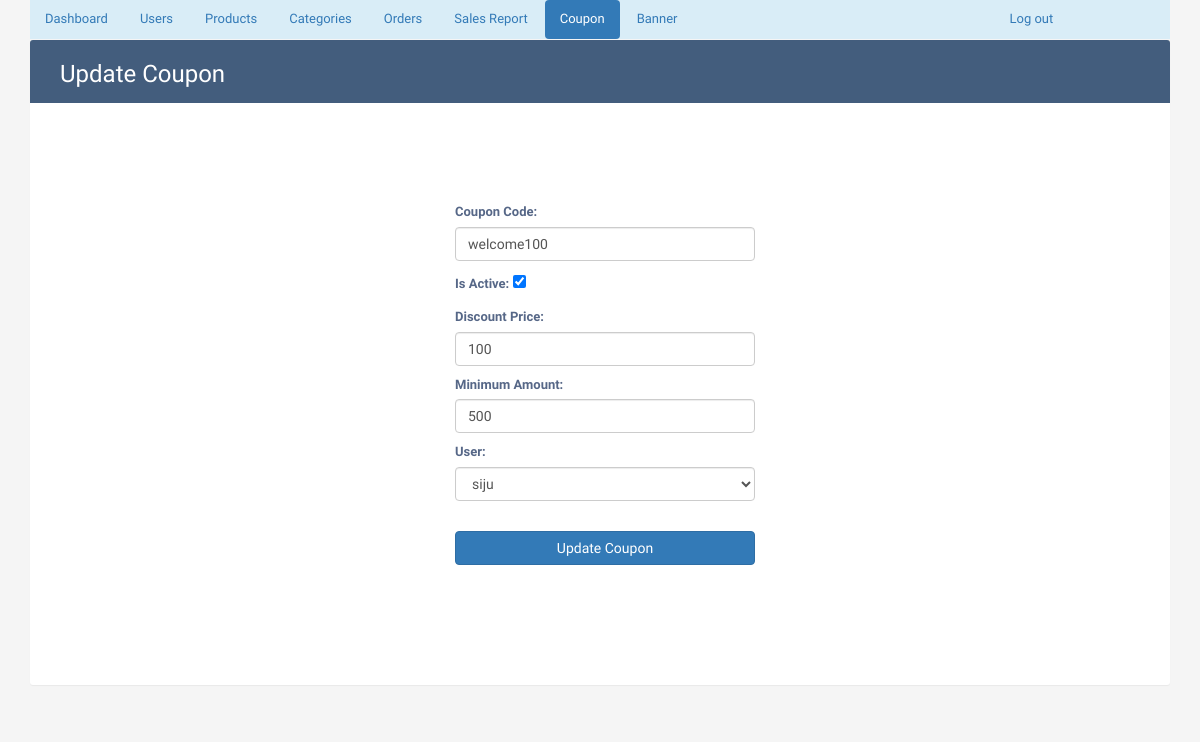
/updatecoupon/?uid=2 (signed in), run on the app's committed database.
### phase/models.py (models this page shows, shortened)
class Coupon(models.Model):
    coupon_code=models.CharField(max_length=30)
    is_active=models.BooleanField(default=False)
    discount_price=models.IntegerField(default=0)
    minimum_amount=models.IntegerField(default=500)
    applied=models.BooleanField(default=False)
    user=models.ForeignKey(UserDetail, on_delete=models.CASCADE, null=False)

### phase/views.py (the view)
# urls.py: path('updatecoupon/', views.updatecoupon, name='updatecoupon'),
def updatecoupon(request):
    if 'username' in request.session:
        uid = request.GET['uid']
        cat = Coupon.objects.get(id=uid)
        if request.method == 'POST':
            fm = CouponForm(request.POST, request.FILES, instance=cat)
            if fm.is_valid():
                fm.save()
                return redirect('admincouponlist')
        else:
            fm = CouponForm(instance=cat)
            return render(request, 'adminupdatecoupon.html', {'fm': fm})
    else:
        return redirect('adminlogin')

### phase/forms/product.py
class CouponForm(forms.ModelForm):
    class Meta:
        model = Coupon
        fields = ['coupon_code', 'is_active', 'discount_price', 'minimum_amount', 'user']
        labels = {
            'coupon_code': 'Coupon Code',
            'is_active': 'Is Active',
            'discount_price': 'Discount Price',
            'minimum_amount': 'Minimum Amount',
            'user': 'User',
        }
        widgets = {
            'coupon_code': forms.TextInput(attrs={'class': 'form-control'}),
            'is_active': forms.CheckboxInput(attrs={'class': 'form-check-input'}),
            'discount_price': forms.NumberInput(attrs={'class': 'form-control'}),
            'minimum_amount': forms.NumberInput(attrs={'class': 'form-control'}),
            'user': forms.Select(attrs={'class': 'form-control'}),
        }

### phase/models.py (called while the page is built)
    def __str__(self):
        return self.uname

### Templates/adminupdatecoupon.html (shortened to what this page needs)
{% extends "adminbase.html" %}
{% load static %}
{% block active9 %} "active" {% endblock%}
{% block tablewrapper %}
                    <div class="col-sm-6">
						<h2>Update Coupon</h2>
					</div>
                    <div class="col-sm-6">
                      </div>
                    </div>
{% endblock %}
{% block tablecontent%}
<form method="post" enctype="multipart/form-data" style="width:300px; margin-left:400px; margin-top:100px; margin-bottom:100px;">
  {{fm.as_p}}
  <button type="submit" class="btn btn-primary btn-block" style="margin-top:30px">Update Coupon</button>
</div>
{% endblock %}

### Templates/adminbase.html (style rules this page uses)
body { color: #566787; background: #f5f5f5; font-family: 'Varela Round', sans-serif; font-size: 13px; }
.table-title h2 { margin: 5px 0 0; font-size: 24px; }

### data on the page
Coupon: coupon_code "welcome100", is_active "☑", discount_price "100", minimum_amount "500", user "siju"
